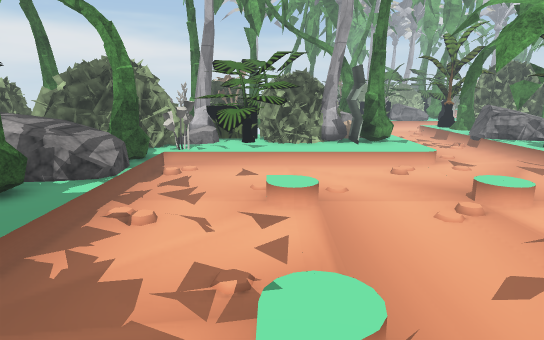
view 1 (above)

24 first-person views from a walk through a Unity game level. The camera is 1.5 m above the floor, tilts 12° down and sees 75° across. The floor is counted in squares, 0.5 m on a side. Each view is taken from the middle of a square. On the plan, view 1 faces up. The plan holds only what a view shows up to about 20 squares ahead; the rest is blank. The place goes on beyond the plan. The player character is not drawn. Some surface patterns are stand-ins.

view 2
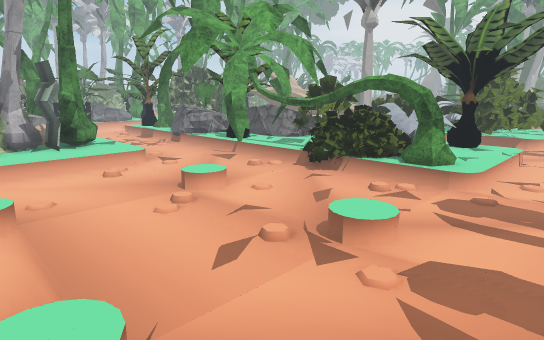

view 3
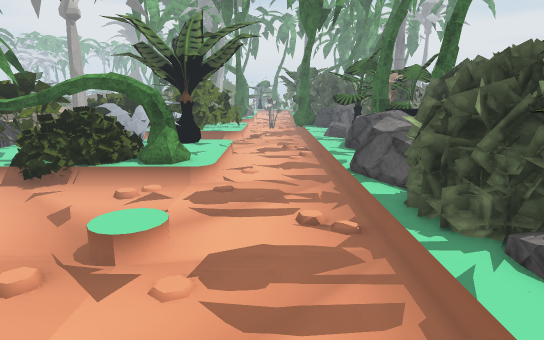

view 4
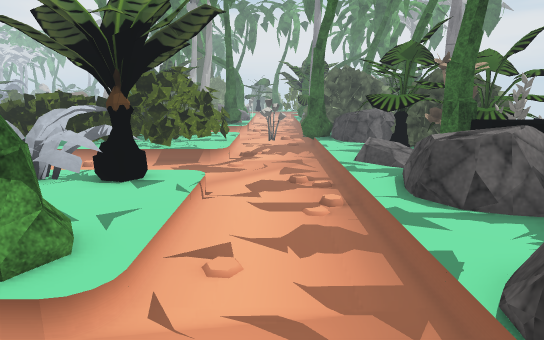

view 5
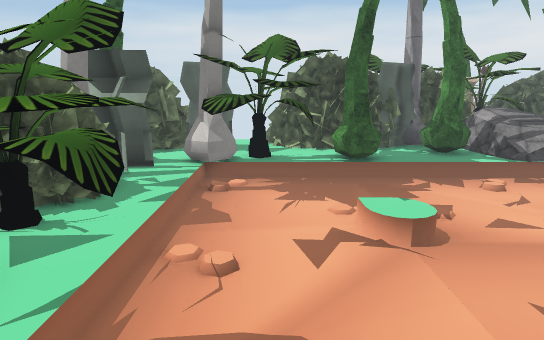

view 6
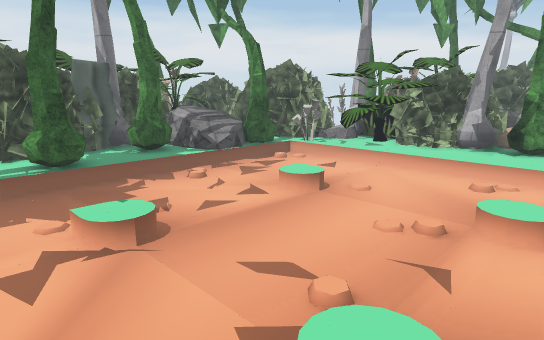

view 7
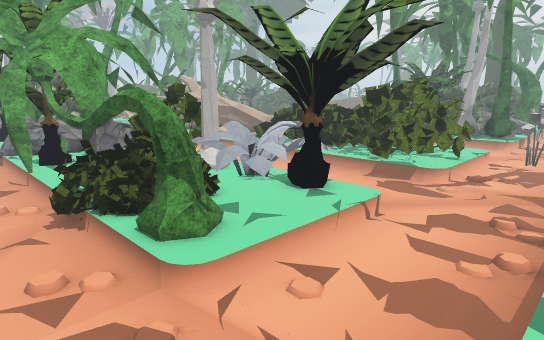

view 8
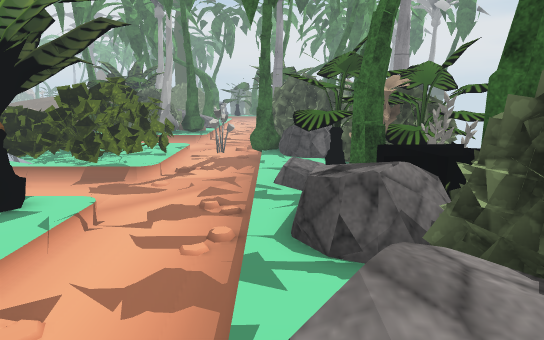

view 9
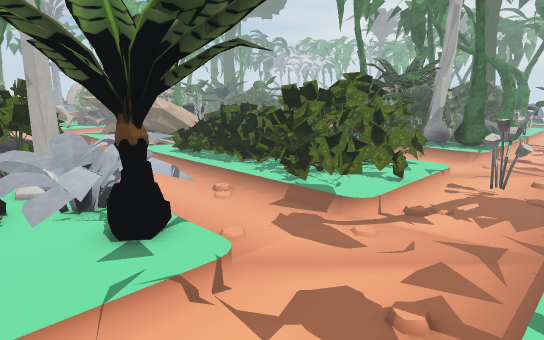

view 10
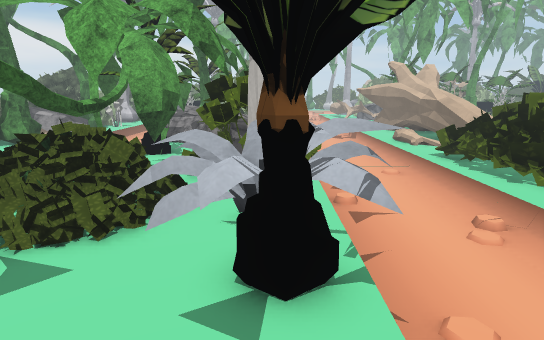

view 11
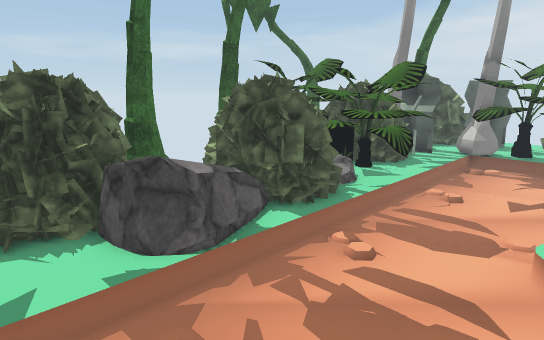

view 12
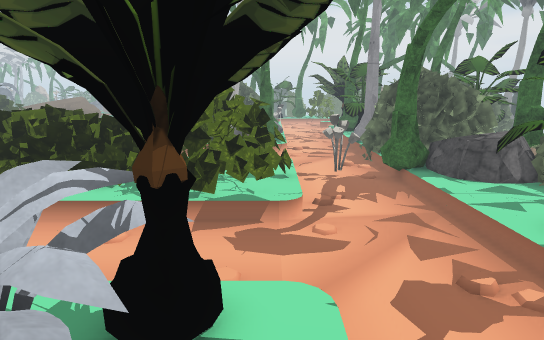

view 13
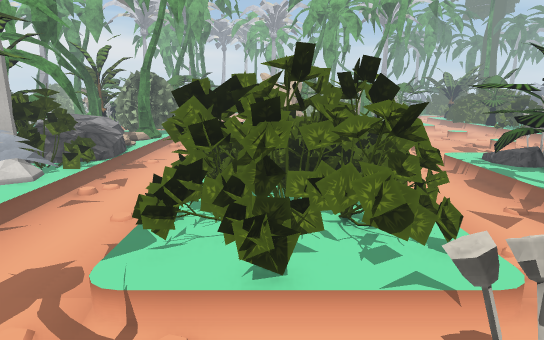

view 14
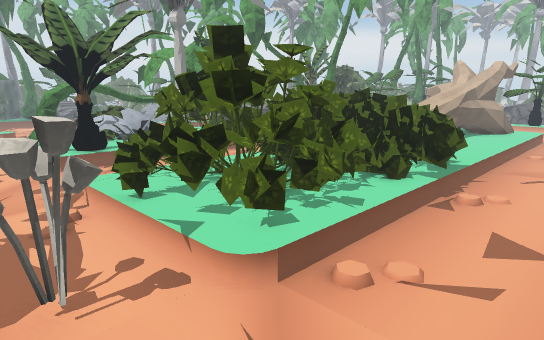

view 15
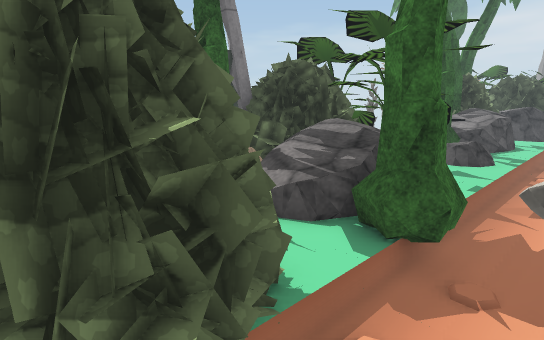

view 16
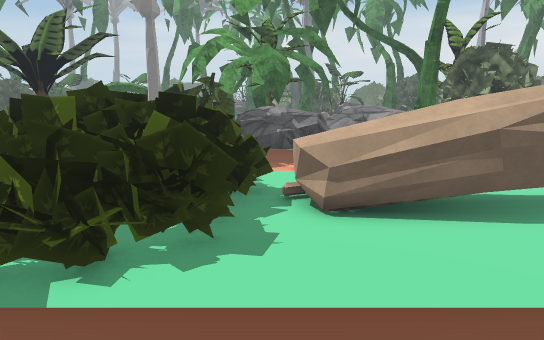

view 17
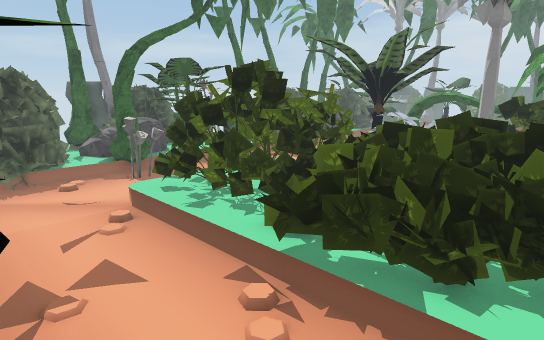

view 18
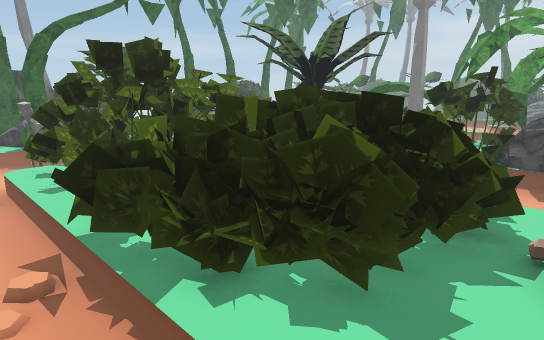

view 19
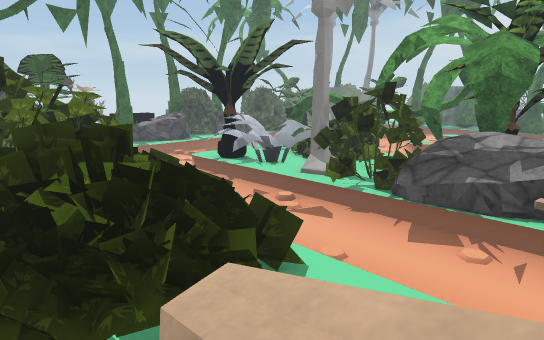

view 20
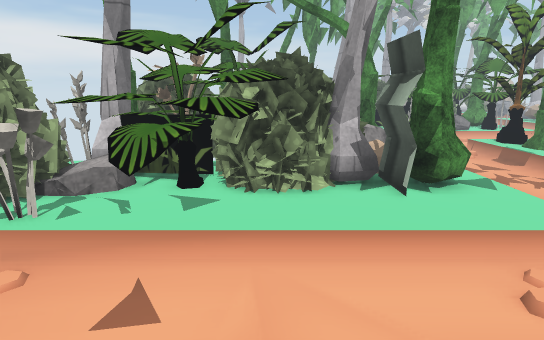

view 21
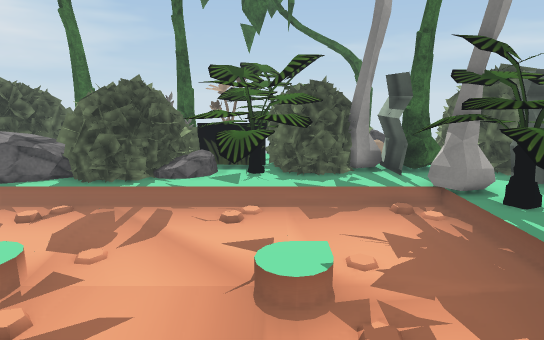

view 22
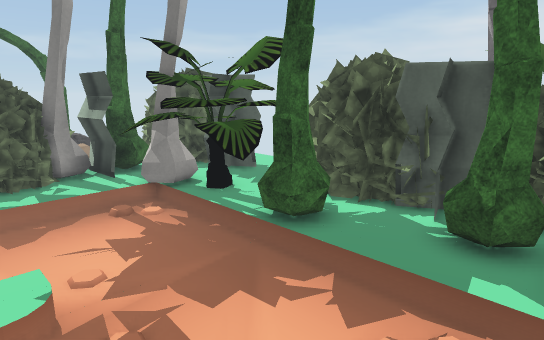

view 23
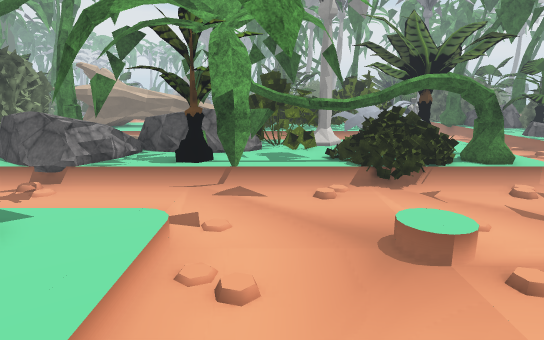

view 24
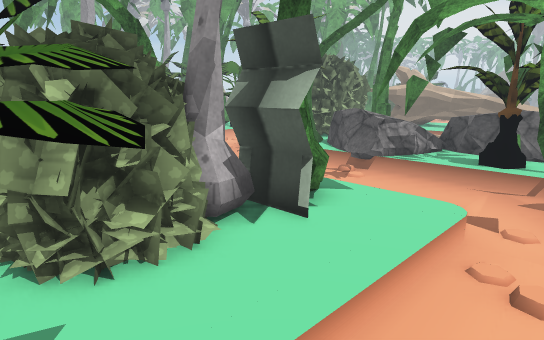

### Floor plan
Key: @ floor where view 1 was taken; # wall or solid block; . main floor; : floor 0.25 m higher than the main floor; + floor 0.5 m higher than the main floor; * floor 0.75 m higher than the main floor; % floor 1 m higher than the main floor; / step, stairs or slope; = window, fence, low wall or low ledge; B bush; R rock; T palm tree; O other object.
Columns run from 9 left of view 1 to 36 right of it. Each row starts with its distance up from view 1.
 22         OOORRRR   ...RR RR O         OO::.
 21     ## O   B BO   .. RRRRR O        OOO::.
 20    OO#OOOBBBBBOO: .  RRRRR       // OOO::.
 19    OOR  OBBB#OTT: .#. RRRRR      // OO:::..
 18   OOORROOOBB#:##: .T.OTTRRRR/....// OO:::..
 17 OOOOO OOOOO::::::....OTT#RR /..../: OO:::..
 16 OOOOOOOOOO:::::::....#TTTTR /..../:OOO:::.. .
 15 OOOOO..O/////////...#TTTRRR//...//OOOOOO:.. //
 14    TT.........//.T..#TTT#RRRB...//OOOOO%:...//
 13  RRTT................OTT#BBBB....//OOOOOO....O
 12 R   R.............. .OTTTBBBB .../OOOOOOOO...O
 11 B   O..../.......... OTT BBB  .../OOOOOOOO...O
 10 BRRRR....//....OO....BBBB#OOO..../OOOOOOO....O
  9 B T#O ...//....//...BBBBBOOOO...///BBBOBO... O
  8 B TTO.............../BBBBOOOO....BBBBBBBO....O
  7 OOOOO................/BBOOOOO....O   BBBB....
  6 BBOOO................/T+::OOO....OBBBBBBB....
  5 BB #T................/TT::OOOO...OBBBBBB#....O
  4 BB TT....OO....OO....//::::OO....OOOBBBBO....O
  3 BB OO.............../////////.......B.B.......
  2 BBOOOO................./......................
  1 #OOOOO........................................
  0  OOOOO...@............................O......
 -1 #O OOO#...OO.... #........#..#.......TTT..BBB
 -2 #O# OOOOOOOOOOO#B#:RRR::::::::R::::::TTOOBBBB
 -3 ###OOOOO#OOOORRBBBRRRR::=RR*:RR####=RROOBBBB
 -4  ##TTTOBBOOOORBBBBRRRBB R   T ######   OBBBB
 -5   # T#BBBBBOOBOOBB#RRBBBTRO T ######RRRRBB
 -6   #  O BBBBO  #O B TBBBTT O  ######BB TT#B

Positions as (right, up) in squares from view 1, and headings:
1: (0, 0), facing up
2: (0, 0), facing up-right
3: (0, 1), facing right
4: (8, 1), facing right
5: (8, 1), facing left
6: (8, 1), facing up-left
7: (9, -2), facing up-right
8: (9, -2), facing right
9: (15, -2), facing up-right
10: (18, 1), facing up
11: (15, 4), facing down-left
12: (14, 4), facing right
13: (27, -2), facing up
14: (35, 0), facing up-left
15: (35, 1), facing down-left
16: (35, 16), facing left
17: (36, 15), facing down-left
18: (33, 17), facing down-left
19: (29, 19), facing down-left
20: (1, 9), facing up
21: (1, 10), facing down
22: (1, 10), facing down-left
23: (0, 13), facing right
24: (-1, 13), facing up-right
